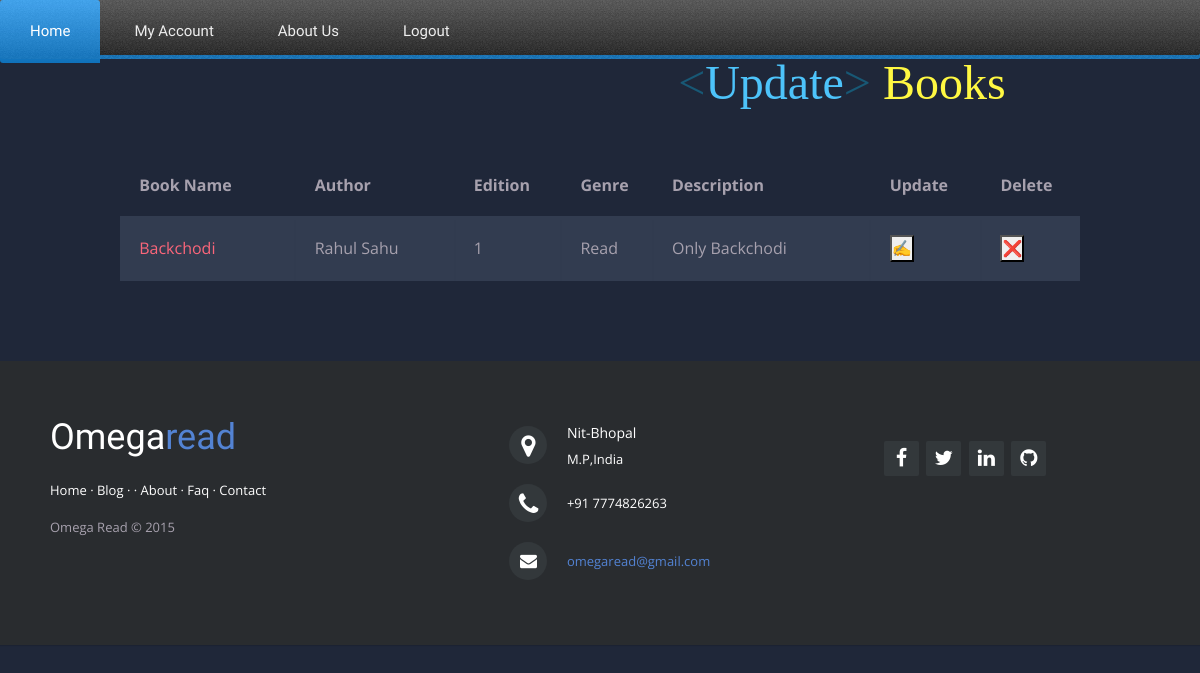
Page /updateshared/updateshared.php (signed in) on the earlier database version.
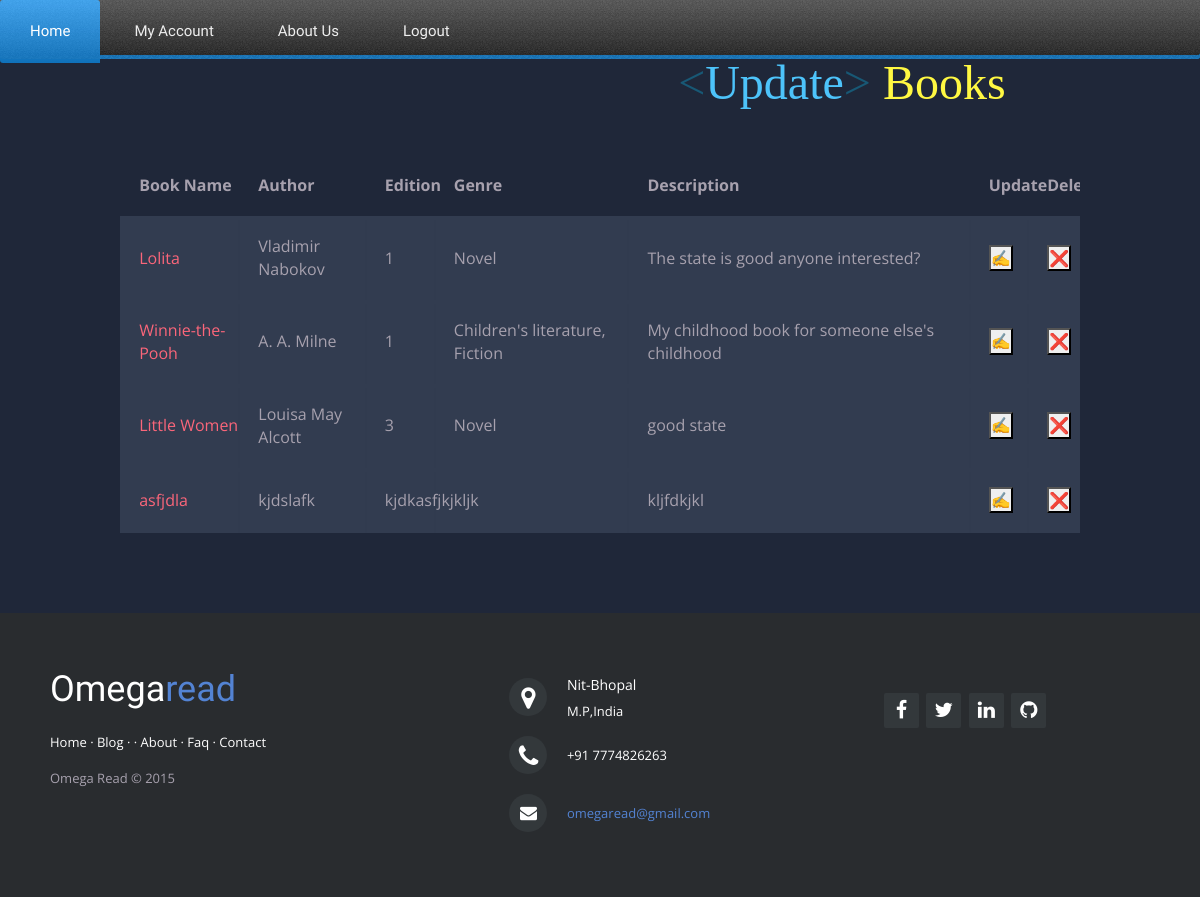
Same page on the later database version.
### tables this page shows
CREATE TABLE `books` (
  `book_id` int(10) NOT NULL,
  `book_name` varchar(255) NOT NULL,
  `author` varchar(255) NOT NULL,
  `edition` varchar(255) NOT NULL,
  `genre` varchar(255) NOT NULL,
  `description` varchar(255) NOT NULL,
  `user_id` varchar(255) NOT NULL
);

### updateshared/updateshared.php (the view, shortened to what this page needs)
<?php
$con = mysqli_connect('localhost', 'root', '', 'omegaread');
$userid = $_SESSION['user_id'];
$query = "select book_id,book_name, author, edition, genre, description from books where user_id = '$userid'";
$result = mysqli_query($con, $query);
?>
<!DOCTYPE html>
<html>
<head>
	<link rel="stylesheet" href="css/demo.css">
	<link rel="stylesheet" href="../footer\css\demo.css">
	<link rel="stylesheet" href="css/footer-distributed-with-address-and-phones.css">
	<link rel="stylesheet" href="../footer\css/footer-distributed-with-address-and-phones.css">
	<link rel="stylesheet" href="http://maxcdn.bootstrapcdn.com/font-awesome/4.2.0/css/font-awesome.min.css">
    <link rel="stylesheet" type="text/css" href="..\css\homestyle.css">
    <link rel="stylesheet" type="text/css" href="..\css\bootstrap.min.css">
    <link rel="stylesheet" type="text/css" href="css/temp.css">
    <link rel="stylesheet" href="styles.css">
    <link rel="stylesheet" href="../cssmenu/styles.css">
</head>
<body>
    <div id='cssmenu'>
        <ul>
            <li class='active'><a href='../homepage/homepage.php'><span>Home</span></a></li>
            <li><a href='#'><span>My Account</span></a></li>
            <li><a href='../cssmenu/Aboutpagesreeja/aboutpage.html'><span>About Us</span></a></li>
            <li class='last'><a href='../login/logout.php'><span>Logout</span></a></li>
        </ul>
    </div>
    <h1><span class="blue">&lt;</span>Update<span class="blue">&gt;</span> <span class="yellow">Books</span></h1>
    <h2></h2>
    <table class="container">
        <thead>
            <tr>
                <th>Book Name</th>
                <th>Author</th>
                <th>Edition</th>
                <th>Genre</th>
                <th>Description</th>
                <th>Update</th>
                <th>Delete</th>
            </tr>
        </thead>
        <?php
        while ($rows = mysqli_fetch_assoc($result)) {
            ?>
        <tbody>
            <tr>
                <td> <?php echo $rows['book_name']; ?></td>
                <td> <?php echo $rows['author']; ?></td>
                <td> <?php echo $rows['edition']; ?></td>
                <td> <?php echo $rows['genre']; ?></td>
                <td> <?php echo $rows['description']; ?></td>
                <?php
                $bookid = $rows['book_id'];
                ?>
                <html>
                <form action="updateordelete.php" method="POST">
                    <td><?php
                        echo '<button  type = "submit" name = "update" value ="' . $bookid . '">&#x270D</button>';
                        ?></td>
                    <td><?php
                        echo '<button  type = "submit" name = "delete" value ="' . $bookid . '">&#x274C</button>';
                        ?></td>
                </form>
                </html>
            </tr>
            <?php
        }
        ?>
        </tbody>
    </table>
    <footer class="footer-distributed">
<div class="footer-left">
    <h3>Omega<span>read</span></h3>
    <p class="footer-links">
        <a href="#">Home</a>
        ·
        <a href="#">Blog</a>
        ·
        ·
        <a href="#">About</a>
        ·
        <a href="#">Faq</a>
        ·
        <a href="#">Contact</a>
    </p>
    <p class="company Name">Omega Read &copy; 2015</p>
</div>
<div class="footer-center">
    <div>
        <i class="fa fa-map-marker"></i>
        <p><span>Nit-Bhopal</span> M.P,India</p>
    </div>
    <div>
        <i class="fa fa-phone"></i>
        <p>+91 7774826263</p>
    </div>
    <div>
        <i class="fa fa-envelope"></i>
        <p><a href="mailto:support@company.com">omegaread@gmail.com</a></p>
    </div>
</div>
<div class="footer-right">
    <div class="footer-icons">
        <a href="http://facebook.com"><i class="fa fa-facebook"></i></a>
        <a href="http://twitter.com"><i class="fa fa-twitter"></i></a>
        <a href="#"><i class="fa fa-linkedin"></i></a>
        <a href="#"><i class="fa fa-github"></i></a>
    </div>
</div>
</footer>
</body>
</html>

Differences in the rows shown:
removed books: book_name "Backchodi", author "Rahul Sahu", edition "1", genre "Read", description "Only Backchodi", $bookid 11 (drawn)
added books: book_name "Lolita", author "Vladimir Nabokov", edition "1", genre "Novel", description "The state is good anyone interested?", $bookid 41 (drawn)
added books: book_name "Winnie-the-Pooh", author "A. A. Milne", edition "1", genre "Children's literature, Fiction", description "My childhood book for someone else's childhood", $bookid 42 (drawn)
added books: book_name "Little Women", author "Louisa May Alcott", edition "3", genre "Novel", description "good state", $bookid 43 (drawn)
added books: book_name "asfjdla", author "kjdslafk", edition "kjdkasfjkj", genre "kljk", description "kljfdkjkl", $bookid 49 (drawn)
